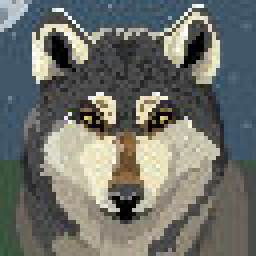
#> input picture SRC/COCOTB/conv2d/wolf.jpg, 64 x 64 px, found by its file name (shown 4 times larger); its folder holds 3 pictures in this run
$ python conv2d.py
#> lines starting #> are read from the running program, lines starting #| are printed output that depends on the picture
import numpy as np
import matplotlib.pyplot as plt
from scipy.signal import convolve2d
import random
import os
import time

filters = {
    "filter_identity": [np.array([[0, 0, 0], [0, 1, 0], [0, 0, 0]]) for _ in range(3)],
    "filter_ridge": [np.array([[0, -1, 0], [-1, 4, -1], [0, -1, 0]]) for _ in range(3)],
    "filter_edge": [np.array([[-1, -1, -1], [-1, 8, -1], [-1, -1, -1]]) for _ in range(3)],
    "filter_sharp": [np.array([[0, -1, 0], [-1, 5, -1], [0, -1, 0]]) for _ in range(3)],
    "filter_blur": [np.array([[1, 1, 1], [1, 1, 1], [1, 1, 1]]) / 9 for _ in range(3)],
    "filter_gaussian_33": [np.array([[1, 2, 1], [2, 4, 2], [1, 2, 1]]) / 16 for _ in range(3)],
    "filter_gaussian_55": [np.array([[1, 4, 6, 4, 1], [4, 16, 24, 16, 4], [6, 24, 36, 24, 6], [4, 16, 24, 16, 4], [1, 4, 6, 4, 1]]) / 256 for _ in range(3)],
    "filter_unsharp_55": [np.array([[1, 4, 6, 4, 1], [4, 16, 24, 16, 4], [6, 24, -476, 24, 6], [4, 16, 24, 16, 4], [1, 4, 6, 4, 1]]) / 256 for _ in range(3)],
    "filter_emboss": [np.array([[-2, -1, 0], [-1, 1, 1], [0, 1, 2]]) for _ in range(3)],
    "filter_sobel_x": [np.array([[-1, 0, 1], [-2, 0, 2], [-1, 0, 1]]) for _ in range(3)],
    "filter_sobel_y": [np.array([[-1, -2, -1], [0, 0, 0], [1, 2, 1]]) for _ in range(3)],
    "filter_prewitt_x": [np.array([[-1, 0, 1], [-1, 0, 1], [-1, 0, 1]]) for _ in range(3)],
    "filter_prewitt_y": [np.array([[-1, -1, -1], [0, 0, 0], [1, 1, 1]]) for _ in range(3)],
    "filter_laplacian": [np.array([[0, 1, 0], [1, -4, 1], [0, 1, 0]]) for _ in range(3)],
    "filter_laplacian_diag": [np.array([[1, 1, 1], [1, -8, 1], [1, 1, 1]]) for _ in range(3)],
    "filter_laplacian_gaussian": [np.array([[0, 0, -1, 0, 0], [0, -1, -2, -1, 0], [-1, -2, 16, -2, -1], [0, -1, -2, -1, 0], [0, 0, -1, 0, 0]]) for _ in range(3)],
    "filter_randoml_33": [np.array([[random.randint(-1, 1) for _ in range(3)] for _ in range(3)]) for _ in range(3)],
    "filter_randoml_55": [np.array([[random.randint(-1, 1) for _ in range(5)] for _ in range(5)]) for _ in range(3)],
    "filter_test": [np.array([[-10, 2, -9], [4, 7, -7], [-4, 9, -4]]) for _ in range(3)]
}


class conv2d:
    def __init__(self, img, filter, stride=1, padding=1, bias=0):
        self.img = img
        self.img_padded = np.pad(img, ((
            padding, padding), (padding, padding), (0, 0)), mode='constant', constant_values=0)
        self.filter = filter
        self.stride = stride
        self.padding = padding
        self.bias = bias
        self.conv2d_output = self.convolution2d()

    def convolution2d(self, bias=0):
        tic = time.perf_counter_ns()
        R = self.img_padded[:, :, 0]
        G = self.img_padded[:, :, 1]
        B = self.img_padded[:, :, 2]

        F_R = self.filter[0]
        F_G = self.filter[1]
        F_B = self.filter[2]

        # Convolution
        conv_R = convolve2d(R, F_R, mode='valid')
        conv_G = convolve2d(G, F_G, mode='valid')
        conv_B = convolve2d(B, F_B, mode='valid')

        # Sum all the convolutions
        conv = conv_R + conv_G + conv_B + self.bias

        toc = time.perf_counter_ns()
        print(f"Executed in {(toc - tic)/1000:0.4f} us")

        return conv

    # [30 lines left out: function maxpool2d, not called in this run]

    def __str__(self):
        return f"conv2d(img, filter, stride={self.stride}, padding={self.padding})"


def reconstruct_image(file_path, image_width):
    # Initialize a list to hold the image data
    data = []

    # Read the data from the file
    with open(file_path, 'r') as file:
        for line in file:
            # Convert each line to a float and append to the data list
            data.append(binary_to_signed(line.strip()))

    file.close()

    pixels_per_image = image_width * image_width

    # Check if the data length is a multiple of pixels_per_image
    if len(data) % pixels_per_image != 0:
        raise ValueError(
            f"Data length {len(data)} is not a multiple of single image size {pixels_per_image}.")

    # Calculate the number of images
    num_images = len(data) // pixels_per_image

    # Split and reshape the data for each image
    images = []
    for i in range(num_images):
        start_index = i * pixels_per_image
        end_index = start_index + pixels_per_image
        image_data = data[start_index:end_index]
        image_matrix = np.array(image_data).reshape((image_width, image_width))
        images.append(image_matrix)

    return images


# [100 lines left out: functions binary_to_signed, plot_images, i_data_to_vhdl_vector, plot_image, not called in this run]


def testbench_comparaison(img):
    filter_output = []
    filter_output.append(conv2d(
        img, filters["filter_edge"], bias=-1).conv2d_output)

    filter_output.append(conv2d(
        img, filters["filter_emboss"], bias=-1).conv2d_output)

    filter_output.append(conv2d(
        img, filters["filter_identity"], bias=-1).conv2d_output)

    filter_output.append(conv2d(
        img, filters["filter_laplacian_diag"], bias=-1).conv2d_output)

    filter_output.append(conv2d(
        img, filters["filter_prewitt_x"], bias=-1).conv2d_output)

    filter_output.append(conv2d(
        img, filters["filter_prewitt_y"], bias=-1).conv2d_output)

    filter_output.append(conv2d(
        img, filters["filter_test"], bias=-1).conv2d_output)

    filter_output.append(conv2d(
        img, filters["filter_ridge"], bias=-1).conv2d_output)

    filter_output.append(conv2d(
        img, filters["filter_sharp"], bias=-1).conv2d_output)

    filter_output.append(conv2d(
        img, filters["filter_sobel_x"], bias=-1).conv2d_output)

    filter_output.append(conv2d(
        img, filters["filter_sobel_y"], bias=-1).conv2d_output)

    filter_output.append(conv2d(
        img, filters["filter_blur"], bias=-1).conv2d_output)

    filter_output.append(conv2d(
        img, filters["filter_gaussian_33"], bias=-1).conv2d_output)

    images = reconstruct_image(r"./SRC/BENCH/conv2d_output_results.txt", 64)

    for idx, img in enumerate(images):
        plt.figure()  # Create a new figure for each pair of images

        # Plot the expected output
        plt.subplot(1, 3, 1)
        plt.imshow(filter_output[idx], cmap="gray")
        plt.title("Expected")
        plt.axis('off')

        # Plot the gotten output
        plt.subplot(1, 3, 2)
        plt.imshow(img, cmap="gray")
        plt.title("Gotten")
        plt.axis('off')

        # Plot the heatmap of the differences
        plt.subplot(1, 3, 3)
        # Compute the absolute differences
        difference = np.abs(filter_output[idx] - img)
        heatmap = plt.imshow(difference, cmap="hot")
        plt.title("Difference Heatmap")
        plt.axis('off')

        # Add colorbar to the heatmap
        plt.colorbar(heatmap, fraction=0.046, pad=0.04)

        plt.tight_layout()

        # Save the entire figure containing the subplot
        plt.savefig(f"subplot_image_{idx}.png")
        # plt.show()

        plt.close()  # Close the figure to free memory


if __name__ == "__main__":
    img = plt.imread(r"./SRC/COCOTB/conv2d/wolf.jpg")
#> img is the input picture: shape (64, 64, 3); mean R, G, B 109.9, 112.5, 106.6

    testbench_comparaison(img)
#> in __init__, `self.img_padded = np.pad(img, (( padding, padding), (padding, padding)..`:
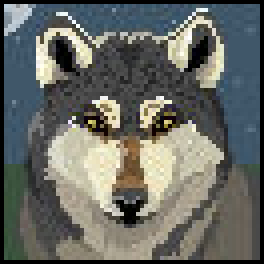
#> self.img_padded: shape (66, 66, 3) (shown 4 times larger); mean R, G, B 103.3, 105.8, 100.3
#> in __init__, `self.filter = filter`: self.filter = [[[-1, -1, -1], [-1, 8, -1], [-1, -1, -1]], [[-1, -1, -1], [-1, 8, -1], [-1, -1, -1]], [[-1, -1, -1], [-1, 8, -1], [-1, -1, -1]]]
#> in convolution2d, `B = self.img_padded[:, :, 2]`:
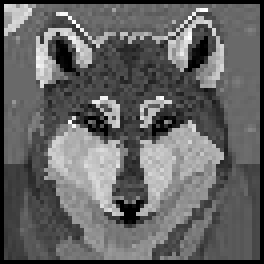
#> B: shape (66, 66) (shown 4 times larger); min 0, max 255, mean 100.3
#> in convolution2d, `F_R = self.filter[0]`: F_R = [[-1, -1, -1], [-1, 8, -1], [-1, -1, -1]]
#> call 3 of convolution2d, with bias = 0
#> in convolution2d (call 3), `F_R = self.filter[0]`: F_R = [[0, 0, 0], [0, 1, 0], [0, 0, 0]]
#> in convolution2d (call 3), `conv_G = convolve2d(G, F_G, mode='valid')`:
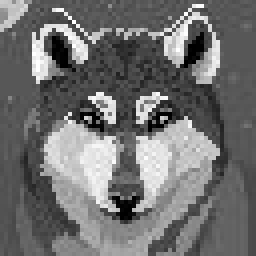
#> conv_G: shape (64, 64) int64 (shown 4 times larger); min 0, max 255, mean 112.5
#> in convolution2d (call 6), `F_R = self.filter[0]`: F_R = [[-1, -1, -1], [0, 0, 0], [1, 1, 1]]
#> in convolution2d (call 6), `conv_B = convolve2d(B, F_B, mode='valid')`:
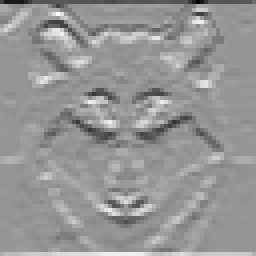
#> conv_B: shape (64, 64) int64 (shown 4 times larger); min -737, max 516, mean 0.6; drawn with min black and max white
#> in convolution2d (call 7), `F_R = self.filter[0]`: F_R = [[-10, 2, -9], [4, 7, -7], [-4, 9, -4]]
#> in convolution2d (call 7), `conv_B = convolve2d(B, F_B, mode='valid')`:
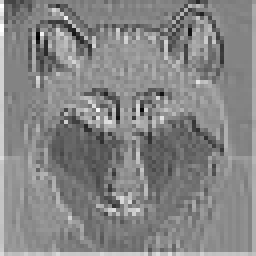
#> conv_B: shape (64, 64) int64 (shown 4 times larger); min -4813, max 2073, mean -1207.4; drawn with min black and max white
#> in convolution2d (call 8), `F_R = self.filter[0]`: F_R = [[0, -1, 0], [-1, 4, -1], [0, -1, 0]]
#> in convolution2d (call 8), `conv_R = convolve2d(R, F_R, mode='valid')`:
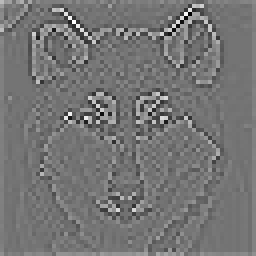
#> conv_R: shape (64, 64) int64 (shown 4 times larger); min -617, max 738, mean 5.2; drawn with min black and max white
#> in convolution2d (call 9), `F_R = self.filter[0]`: F_R = [[0, -1, 0], [-1, 5, -1], [0, -1, 0]]
#> in convolution2d (call 9), `conv_B = convolve2d(B, F_B, mode='valid')`:
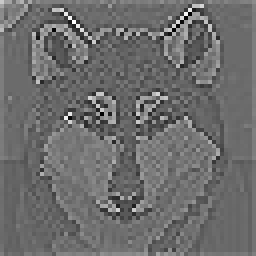
#> conv_B: shape (64, 64) int64 (shown 4 times larger); min -541, max 991, mean 113; drawn with min black and max white
#> (the run stopped early here; a loop or call above may not have finished)
